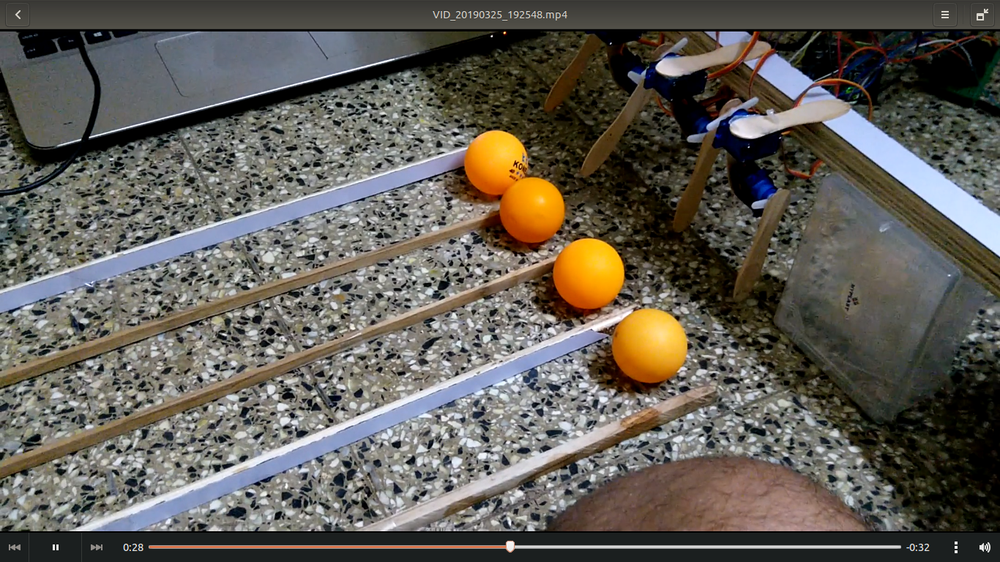
#> input picture imgs/1.png, 1000 x 562 px, shrunk from 1366 x 768 before the run, given in place of the camera
$ python ball_tracking.py   (older library calls are emulated)
#> lines starting #> are read from the running program, lines starting #| are printed output that depends on the picture; after the words box and inside, x2 and y2 are one past the last pixel; in counts of white or black regions, pixels touching at a corner belong together
#> further down, frame is the input picture: shape (562, 1000, 3); mean B, G, R 85.8, 93.3, 97.2
import cv2
import numpy as np

lowero=np.array([0,136,126])
uppero=np.array([20,255,255])

lowerb=np.array([90,65,82])
upperb=np.array([116,255,255])

def getCenter(frame,lower,upper):
    center=[]
    hsv=cv2.cvtColor(frame,cv2.COLOR_BGR2HSV)
#> hsv: shape (562, 1000, 3); mean H, S, V 49.6, 64.1, 102.6
    mask=cv2.inRange(hsv,lower,upper)
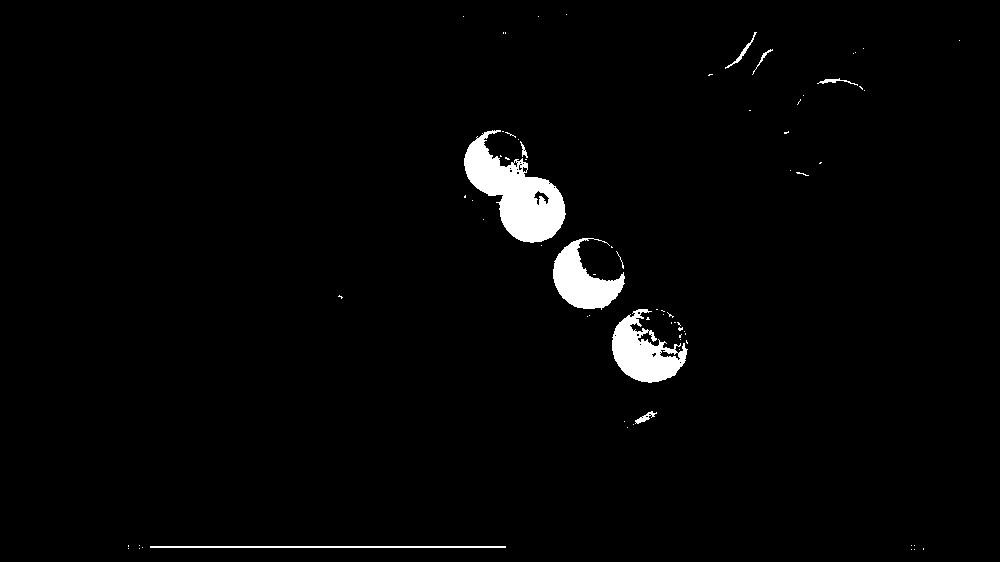
#> mask: shape (562, 1000); 2.2% white; 72 white regions (62 under 20 px), largest, box (x1, y1, x2, y2) and area: (464, 130, 566, 243) 5419, (612, 309, 688, 383) 2955, (553, 238, 625, 310) 2625
    mask=cv2.dilate(mask,None,iterations=2)
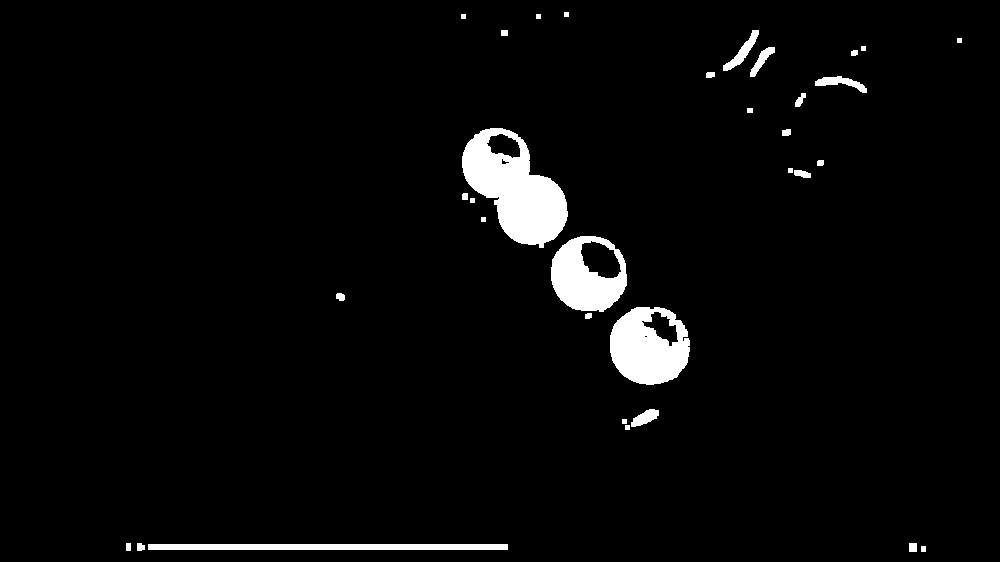
#> mask: shape (562, 1000); 3.5% white; 33 white regions, largest, box (x1, y1, x2, y2) and area: (462, 128, 568, 248) 6955, (610, 307, 690, 385) 4465, (551, 236, 627, 312) 3611
    mask=cv2.erode(mask,None,iterations=2)
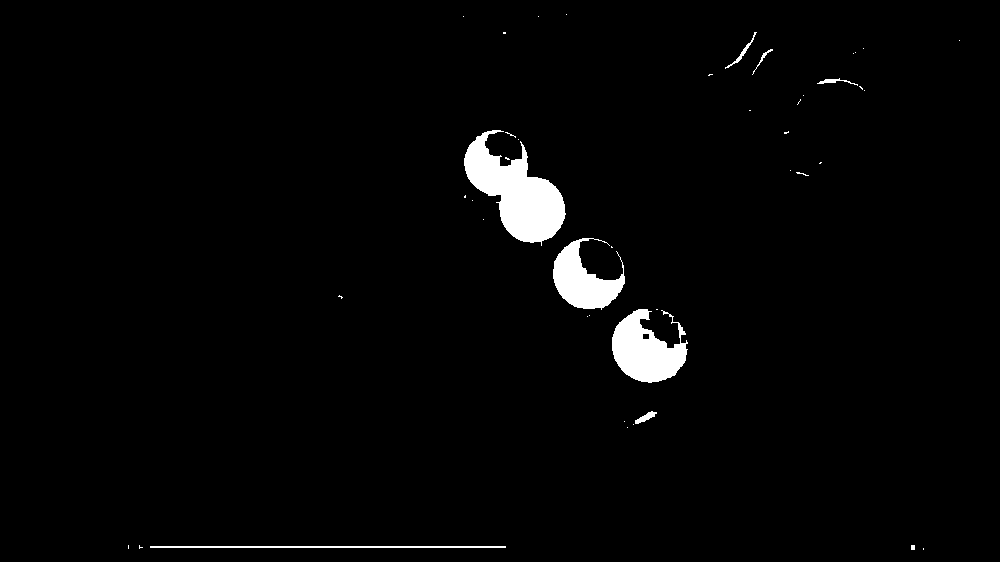
#> mask: shape (562, 1000); 2.3% white; 44 white regions (35 under 20 px)
    _,contours,_=cv2.findContours(mask,cv2.RETR_TREE,cv2.CHAIN_APPROX_SIMPLE)
#> contours = 45 contours, 36 with area under 20; largest, box (x1, y1, x2, y2) and area: (464, 130, 566, 246) 5488, (612, 309, 688, 383) 3306, (553, 238, 625, 310) 2532, (150, 546, 506, 548) 355, (635, 411, 657, 424) 95
    if(len(contours)!=0):
        #cv2.drawContours(frame,contours,-1,(255,0,0),2)
        c=max(contours,key=cv2.contourArea)
#> c = contour of 196 points, box (x1, y1, x2, y2) (464, 130, 566, 246), area 5488
        x,y,w,h=cv2.boundingRect(c)
#> x = 464; y = 130; w = 102; h = 116
        cv2.rectangle(frame,(x,y),(x+w,y+h),(255,0,0),2)
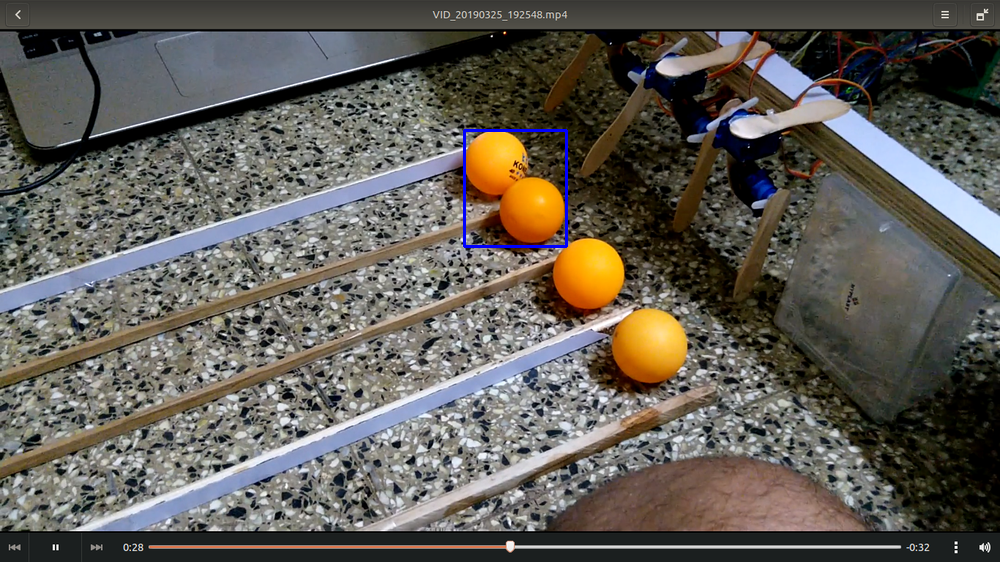
#> frame: shape (562, 1000, 3); 0.23% of pixels changed, all inside (x1, y1, x2, y2) = (463, 129, 568, 248)

        center.append(x+w/2)
        center.append(y+h/2)

    return frame,center
def getFitness(frame):
    frame,centero=getCenter(frame,lowero,uppero)
#> centero = [515, 188]
    #frame,centerb=getCenter(frame,lowerb,upperb)
    if(len(centero)==2):
        fitness=(centero[0])/frame.shape[1]
#> fitness = 0.515
    cv2.imshow("d",frame)
    cv2.waitKey(1)
    return fitness


cap=cv2.VideoCapture(1)
print()
if(__name__=="__main__"):
    while 1:
        ret,frame=cap.read()
        getFitness(frame)

$ run again, on imgs/2.png
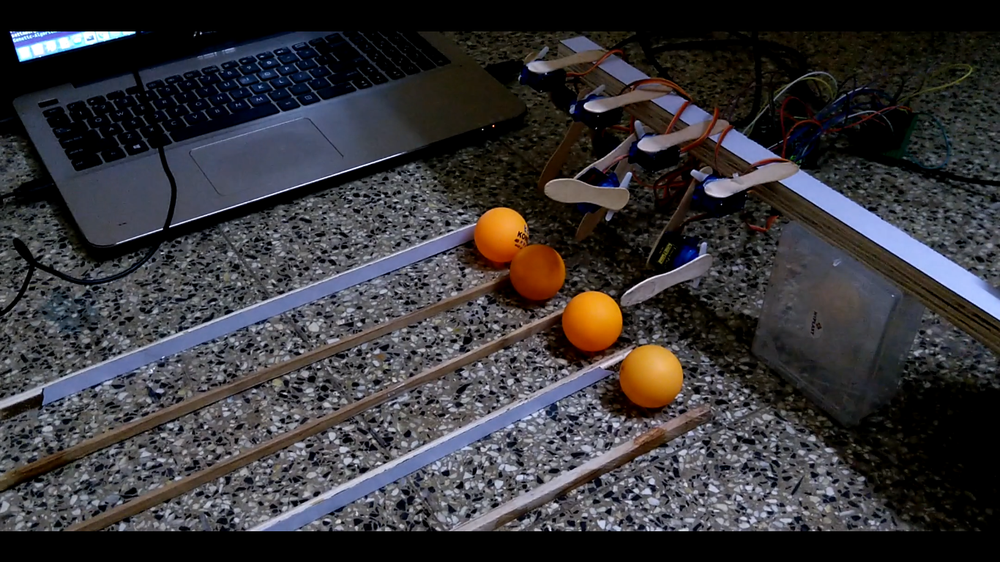
#> input picture imgs/2.png, 1000 x 562 px, shrunk from 1366 x 768 before the run, given in place of the camera
#> frame is the input picture: shape (562, 1000, 3); mean B, G, R 57.1, 54.1, 56
#> hsv: shape (562, 1000, 3); mean H, S, V 68.8, 66.5, 64
#> in getCenter, `mask=cv2.dilate(mask,None,iterations=2)`:
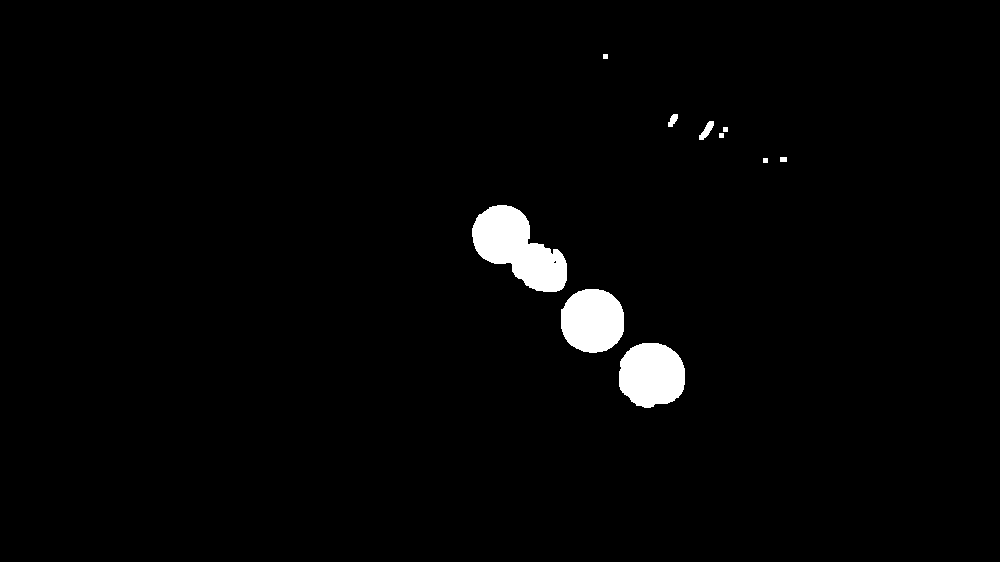
#> mask: shape (562, 1000); 2.1% white; 10 white regions, largest, box (x1, y1, x2, y2) and area: (472, 205, 567, 292) 4725, (619, 343, 685, 408) 3454, (561, 289, 624, 353) 3281
#> contours = 13 contours, 9 with area under 20; largest, box (x1, y1, x2, y2) and area: (474, 207, 565, 290) 3843, (621, 345, 683, 406) 2850, (563, 291, 622, 351) 2704, (551, 258, 559, 266) 46
#> c = contour of 129 points, box (x1, y1, x2, y2) (474, 207, 565, 290), area 3843
#> x = 474; y = 207; w = 91; h = 83
#> in getCenter, `cv2.rectangle(frame,(x,y),(x+w,y+h),(255,0,0),2)`:
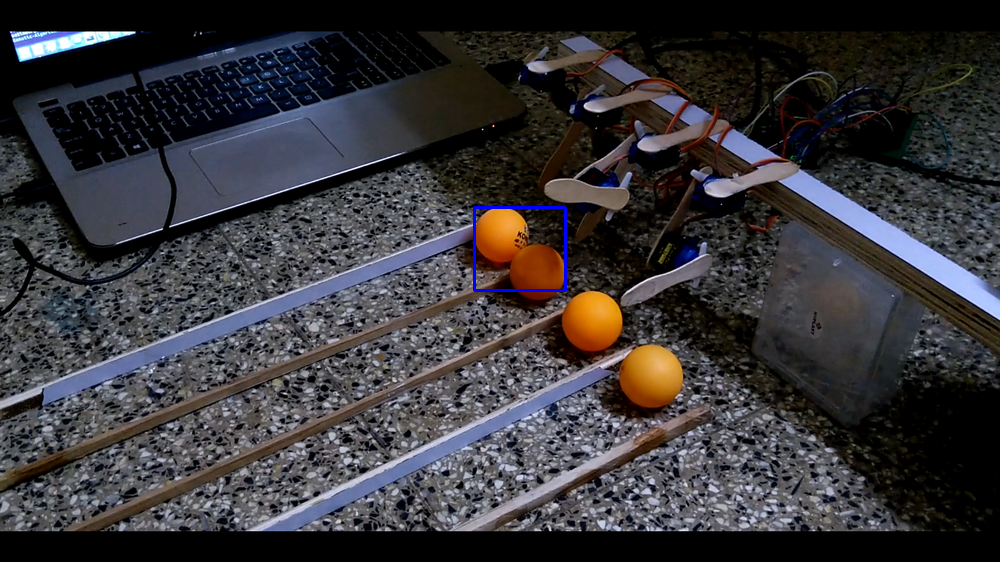
#> frame: shape (562, 1000, 3); 0.19% of pixels changed, all inside (x1, y1, x2, y2) = (473, 206, 567, 292)
#> centero = [519.5, 248.5]
#> fitness = 0.519

$ run again, on imgs/3.png
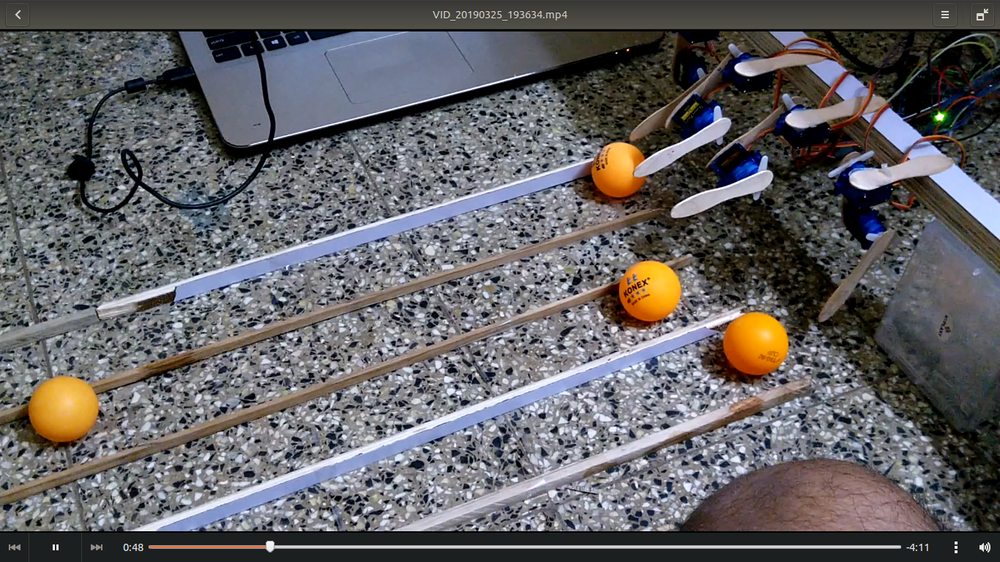
#> input picture imgs/3.png, 1000 x 562 px, shrunk from 1366 x 768 before the run, given in place of the camera
#> frame is the input picture: shape (562, 1000, 3); mean B, G, R 100.2, 97.9, 99.3
#> hsv: shape (562, 1000, 3); mean H, S, V 82.9, 53.1, 109.2
#> in getCenter, `mask=cv2.erode(mask,None,iterations=2)`:
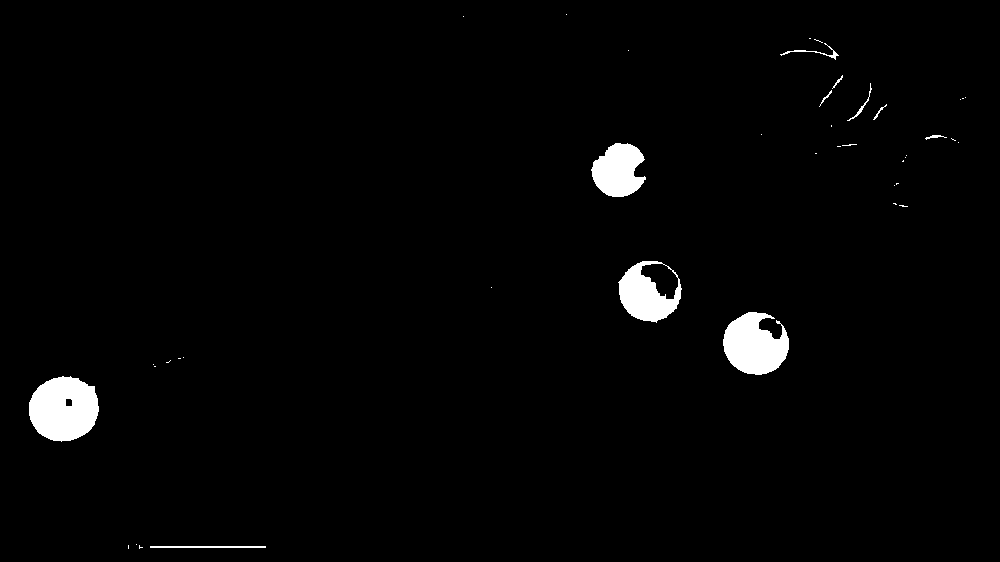
#> mask: shape (562, 1000); 2% white; 42 white regions (31 under 20 px)
#> contours = 44 contours, 34 with area under 20; largest, box (x1, y1, x2, y2) and area: (29, 376, 99, 442) 3488, (618, 261, 682, 323) 2894, (723, 312, 789, 375) 2804, (591, 143, 646, 197) 2026, (640, 263, 679, 300) 844
#> c = contour of 105 points, box (x1, y1, x2, y2) (29, 376, 99, 442), area 3488
#> x = 29; y = 376; w = 70; h = 66
#> in getCenter, `cv2.rectangle(frame,(x,y),(x+w,y+h),(255,0,0),2)`:
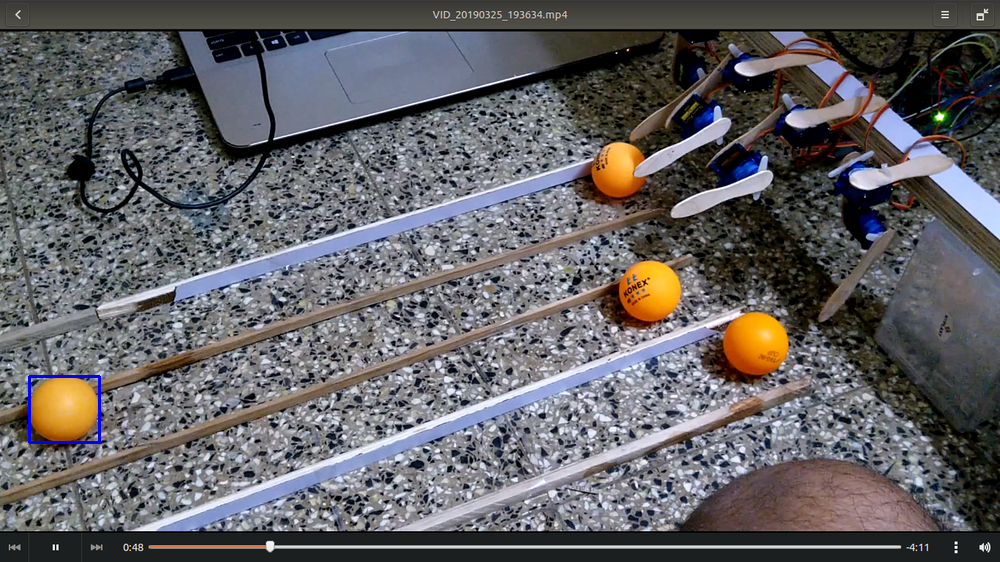
#> frame: shape (562, 1000, 3); 0.14% of pixels changed, all inside (x1, y1, x2, y2) = (28, 375, 101, 444)
#> centero = [64, 409]
#> fitness = 0.064

$ run again, on imgs/4.png
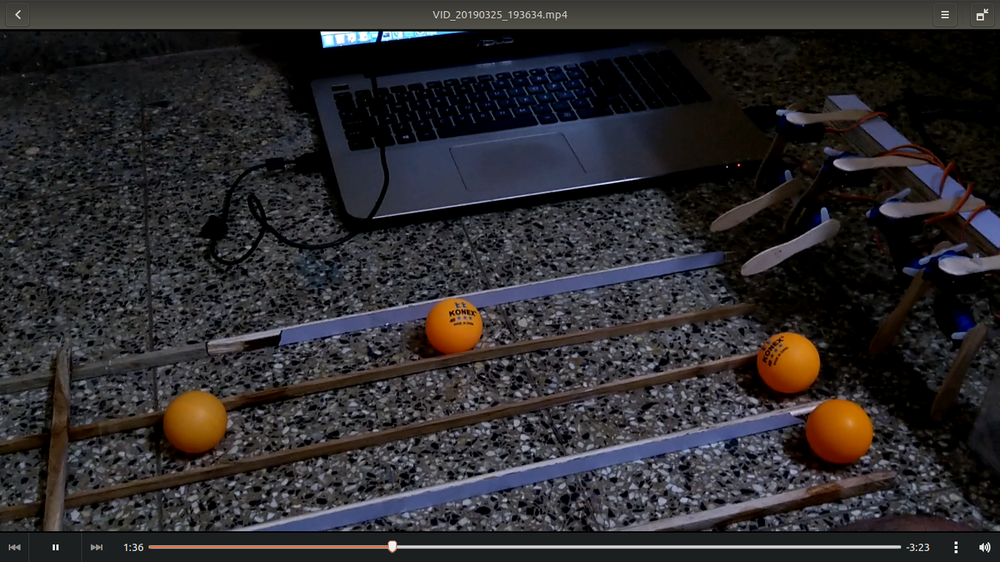
#> input picture imgs/4.png, 1000 x 562 px, shrunk from 1366 x 768 before the run, given in place of the camera
#> frame is the input picture: shape (562, 1000, 3); mean B, G, R 45, 42.7, 45
#> hsv: shape (562, 1000, 3); mean H, S, V 75.2, 68.3, 51
#> in getCenter, `mask=cv2.dilate(mask,None,iterations=2)`:
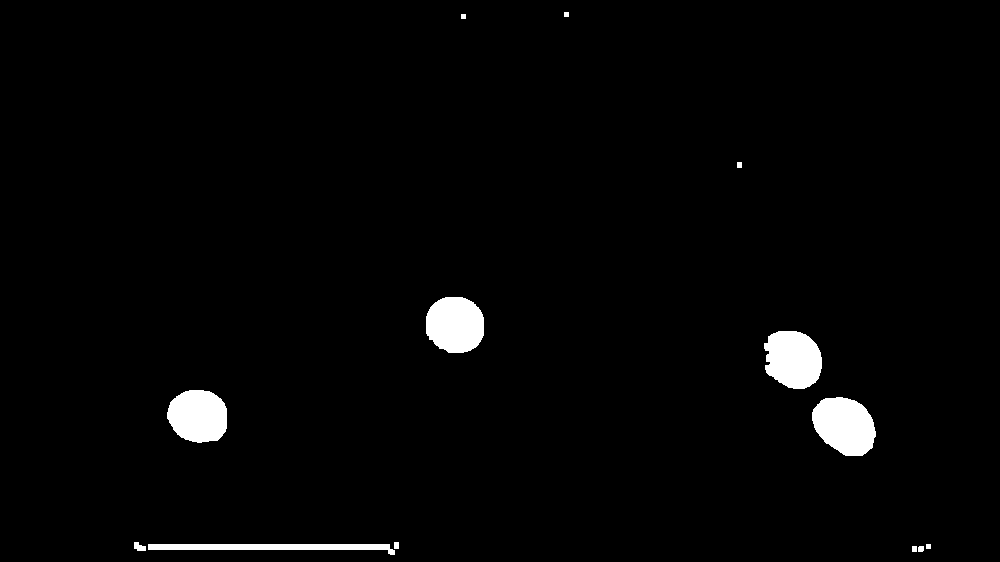
#> mask: shape (562, 1000); 2.2% white; 13 white regions, largest, box (x1, y1, x2, y2) and area: (812, 397, 876, 456) 2836, (764, 331, 822, 389) 2680, (426, 297, 484, 353) 2669
#> contours = 16 contours, 11 with area under 20; largest, box (x1, y1, x2, y2) and area: (814, 399, 874, 454) 2280, (428, 299, 482, 351) 2150, (766, 333, 820, 387) 2114, (169, 392, 225, 441) 2048, (150, 546, 388, 548) 237
#> c = contour of 79 points, box (x1, y1, x2, y2) (814, 399, 874, 454), area 2280
#> x = 814; y = 399; w = 60; h = 55
#> in getCenter, `cv2.rectangle(frame,(x,y),(x+w,y+h),(255,0,0),2)`:
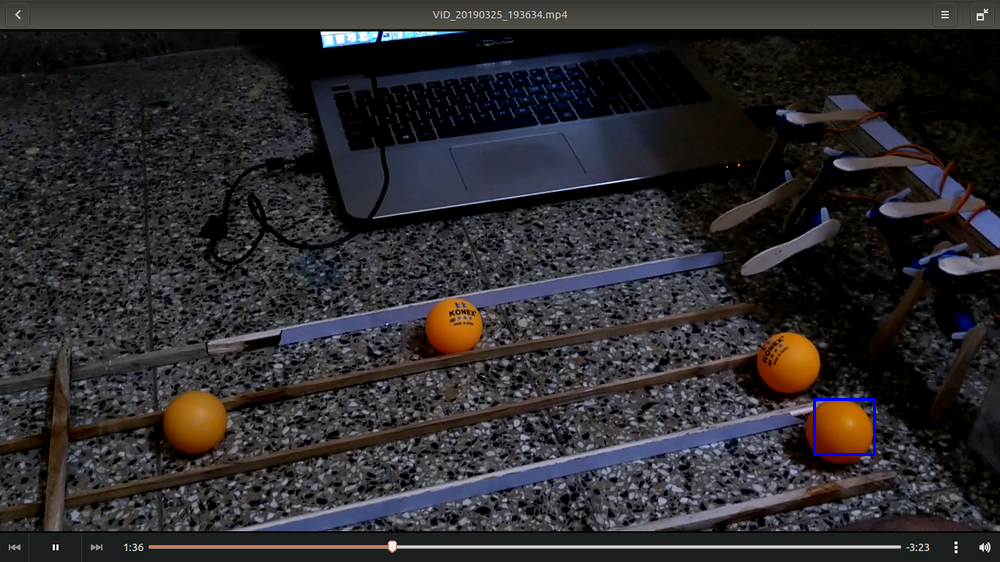
#> frame: shape (562, 1000, 3); 0.12% of pixels changed, all inside (x1, y1, x2, y2) = (813, 398, 876, 456)
#> centero = [844, 426.5]
#> fitness = 0.844
